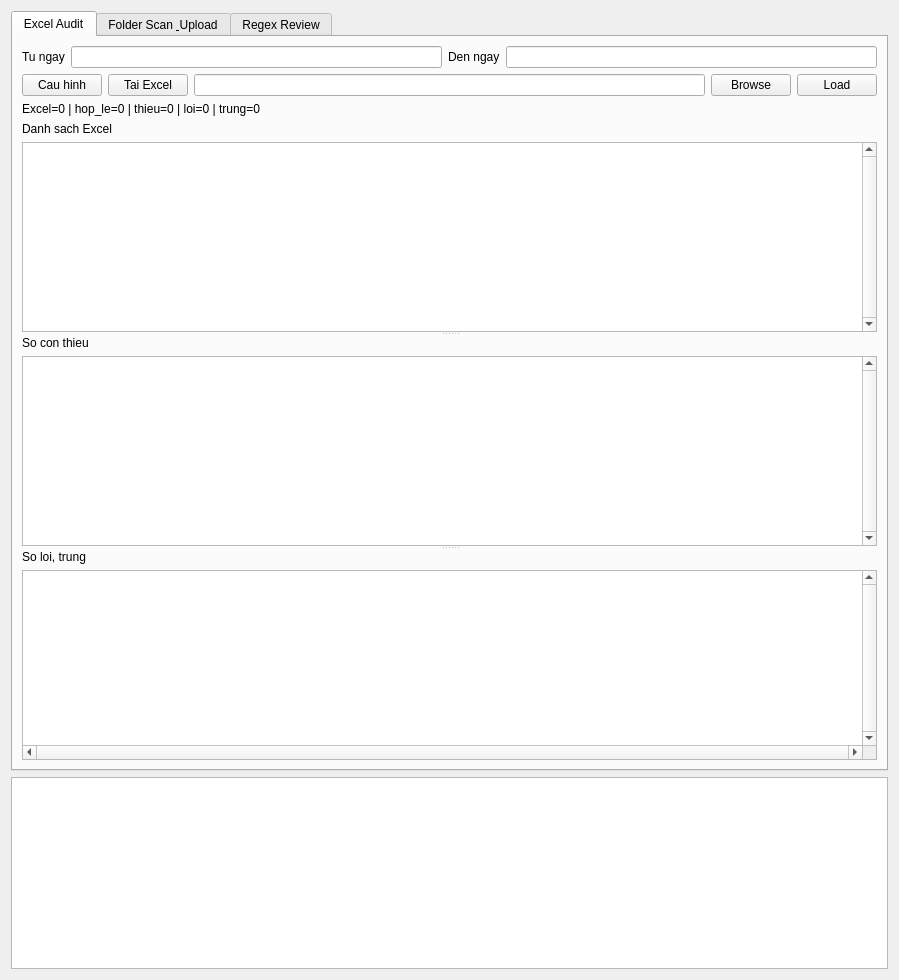
<?xml version="1.0" encoding="UTF-8"?>
<ui version="4.0">
 <class>UploadLabMainWindow</class>
 <widget class="QWidget" name="centralWidget">
  <layout class="QVBoxLayout" name="mainLayout">
   <item>
    <widget class="QTabWidget" name="mainTabs">
     <property name="currentIndex">
      <number>0</number>
     </property>
     <widget class="QWidget" name="excelTab">
      <attribute name="title">
       <string>Excel Audit</string>
      </attribute>
      <layout class="QVBoxLayout" name="excelLayout">
       <item>
        <layout class="QHBoxLayout" name="excelDateLayout">
         <item>
          <widget class="QLabel" name="fromDateLabel">
           <property name="text">
            <string>Tu ngay</string>
           </property>
          </widget>
         </item>
         <item>
          <widget class="QLineEdit" name="fromDateEdit"/>
         </item>
         <item>
          <widget class="QLabel" name="toDateLabel">
           <property name="text">
            <string>Den ngay</string>
           </property>
          </widget>
         </item>
         <item>
          <widget class="QLineEdit" name="toDateEdit"/>
         </item>
        </layout>
       </item>
       <item>
        <layout class="QHBoxLayout" name="excelPathLayout">
         <item>
          <widget class="QPushButton" name="configureUploaderButton">
           <property name="text">
            <string>Cau hinh</string>
           </property>
          </widget>
         </item>
         <item>
          <widget class="QPushButton" name="downloadExcelButton">
           <property name="text">
            <string>Tai Excel</string>
           </property>
          </widget>
         </item>
         <item>
          <widget class="QLineEdit" name="excelPathEdit"/>
         </item>
         <item>
          <widget class="QPushButton" name="browseExcelButton">
           <property name="text">
            <string>Browse</string>
           </property>
          </widget>
         </item>
         <item>
          <widget class="QPushButton" name="loadExcelButton">
           <property name="text">
            <string>Load</string>
           </property>
          </widget>
         </item>
        </layout>
       </item>
       <item>
        <widget class="QLabel" name="excelSummaryLabel">
         <property name="text">
          <string>Excel=0 | hop_le=0 | thieu=0 | loi=0 | trung=0</string>
         </property>
        </widget>
       </item>
       <item>
        <widget class="QSplitter" name="excelSplitter">
         <property name="orientation">
          <enum>Qt::Vertical</enum>
         </property>
         <widget class="QWidget" name="excelDisplayPanel">
          <layout class="QVBoxLayout" name="excelDisplayLayout">
           <item>
            <widget class="QLabel" name="excelDisplayLabel">
             <property name="text">
              <string>Danh sach Excel</string>
             </property>
            </widget>
           </item>
           <item>
            <widget class="QTableWidget" name="excelDisplayTable">
             <property name="columnCount">
              <number>0</number>
             </property>
             <property name="rowCount">
              <number>0</number>
             </property>
             <property name="verticalScrollBarPolicy">
              <enum>Qt::ScrollBarAlwaysOn</enum>
             </property>
            </widget>
           </item>
          </layout>
         </widget>
         <widget class="QWidget" name="excelMissingPanel">
          <layout class="QVBoxLayout" name="excelMissingLayout">
           <item>
            <widget class="QLabel" name="excelMissingLabel">
             <property name="text">
              <string>So con thieu</string>
             </property>
            </widget>
           </item>
           <item>
            <widget class="QTableWidget" name="excelMissingTable">
             <property name="columnCount">
              <number>0</number>
             </property>
             <property name="rowCount">
              <number>0</number>
             </property>
             <property name="verticalScrollBarPolicy">
              <enum>Qt::ScrollBarAlwaysOn</enum>
             </property>
            </widget>
           </item>
          </layout>
         </widget>
         <widget class="QWidget" name="excelIssuePanel">
          <layout class="QVBoxLayout" name="excelIssueLayout">
           <item>
            <widget class="QLabel" name="excelIssueLabel">
             <property name="text">
              <string>So loi, trung</string>
             </property>
            </widget>
           </item>
           <item>
            <widget class="QTableWidget" name="excelIssueTable">
             <property name="columnCount">
              <number>0</number>
             </property>
             <property name="rowCount">
              <number>0</number>
             </property>
             <property name="verticalScrollBarPolicy">
              <enum>Qt::ScrollBarAlwaysOn</enum>
             </property>
             <property name="horizontalScrollBarPolicy">
              <enum>Qt::ScrollBarAlwaysOn</enum>
             </property>
            </widget>
           </item>
          </layout>
         </widget>
        </widget>
       </item>
      </layout>
     </widget>
     <widget class="QWidget" name="folderTab">
      <attribute name="title">
       <string>Folder Scan &amp; Upload</string>
      </attribute>
      <layout class="QVBoxLayout" name="folderLayout">
       <item>
        <layout class="QHBoxLayout" name="folderPathLayout">
         <item>
          <widget class="QLineEdit" name="folderPathEdit"/>
         </item>
         <item>
          <widget class="QPushButton" name="browseFolderButton">
           <property name="text">
            <string>Browse</string>
           </property>
          </widget>
         </item>
         <item>
          <widget class="QPushButton" name="scanFolderButton">
           <property name="text">
            <string>Scan</string>
           </property>
          </widget>
         </item>
        </layout>
       </item>
       <item>
        <layout class="QHBoxLayout" name="uploadStaffLayout">
         <item>
          <widget class="QLabel" name="notaryLabel">
           <property name="text"><string>Cong chung vien</string></property>
          </widget>
         </item>
         <item><widget class="QComboBox" name="notaryComboBox"/></item>
         <item>
          <widget class="QLabel" name="secretaryLabel">
           <property name="text"><string>Thu ky</string></property>
          </widget>
         </item>
         <item><widget class="QComboBox" name="secretaryComboBox"/></item>
         <item>
          <widget class="QPushButton" name="refreshStaffOptionsButton">
           <property name="text"><string>Cap nhat danh sach</string></property>
          </widget>
         </item>
        </layout>
       </item>
       <item>
        <widget class="QProgressBar" name="scanProgressBar">
         <property name="value">
          <number>0</number>
         </property>
        </widget>
       </item>
       <item>
        <layout class="QHBoxLayout" name="uploadProgressLayout">
         <item>
          <widget class="QProgressBar" name="uploadProgressBar">
           <property name="value"><number>0</number></property>
          </widget>
         </item>
         <item>
          <widget class="QLabel" name="uploadProgressLabel">
           <property name="text"><string>Upload chua bat dau.</string></property>
          </widget>
         </item>
         <item>
          <widget class="QPushButton" name="stopUploadButton">
           <property name="enabled"><bool>false</bool></property>
           <property name="text"><string>Dung</string></property>
          </widget>
         </item>
        </layout>
       </item>
       <item>
        <widget class="QLabel" name="scanSummaryLabel">
         <property name="text">
          <string>Chua scan folder.</string>
         </property>
        </widget>
       </item>
       <item>
        <widget class="QTabWidget" name="scanResultTabs">
         <property name="currentIndex">
          <number>0</number>
         </property>
         <widget class="QWidget" name="folderNumbersTab">
          <attribute name="title">
           <string>Cac so trong folder</string>
          </attribute>
          <layout class="QVBoxLayout" name="folderNumbersLayout">
           <item>
            <layout class="QHBoxLayout" name="folderNumbersToolbarLayout">
             <item>
              <widget class="QPushButton" name="selectAllValidButton">
               <property name="text">
                <string>Chon tat ca</string>
               </property>
              </widget>
             </item>
             <item>
              <widget class="QPushButton" name="clearValidSelectionButton">
               <property name="text">
                <string>Bo chon tat ca</string>
               </property>
              </widget>
             </item>
             <item>
              <widget class="QPushButton" name="filterIssueNumbersButton">
               <property name="text">
                <string>Loc so loi</string>
               </property>
              </widget>
             </item>
             <item>
              <widget class="QPushButton" name="selectMissingExcelButton">
               <property name="text">
                <string>Chon so thieu trong Excel</string>
               </property>
              </widget>
             </item>
             <item>
              <widget class="QPushButton" name="uploadSelectedButton">
               <property name="enabled">
                <bool>false</bool>
               </property>
               <property name="text">
                <string>Upload file da chon</string>
               </property>
              </widget>
             </item>
             <item>
              <widget class="QPushButton" name="continueUploadButton">
               <property name="enabled">
                <bool>false</bool>
               </property>
               <property name="text">
                <string>Tiep tuc 10 so tiep theo</string>
               </property>
              </widget>
             </item>
             <item>
              <widget class="QPushButton" name="closeUploadBrowserButton">
               <property name="enabled">
                <bool>false</bool>
               </property>
               <property name="text">
                <string>Dong browser upload</string>
               </property>
              </widget>
             </item>
             <item>
              <spacer name="folderNumbersToolbarSpacer">
               <property name="orientation">
                <enum>Qt::Horizontal</enum>
               </property>
               <property name="sizeHint" stdset="0">
                <size>
                 <width>40</width>
                 <height>20</height>
                </size>
               </property>
              </spacer>
             </item>
            </layout>
           </item>
           <item>
            <widget class="QTableWidget" name="folderNumbersTable">
             <property name="columnCount">
              <number>0</number>
             </property>
             <property name="rowCount">
              <number>0</number>
             </property>
            </widget>
           </item>
          </layout>
         </widget>
        </widget>
       </item>
      </layout>
     </widget>
     <widget class="QWidget" name="regexTab">
      <attribute name="title">
       <string>Regex Review</string>
      </attribute>
      <layout class="QVBoxLayout" name="regexLayout">
       <item>
        <widget class="QLabel" name="regexPlaceholder">
         <property name="text">
          <string>Maintainer-only regex review workflow.</string>
         </property>
        </widget>
       </item>
      </layout>
     </widget>
    </widget>
   </item>
   <item>
    <widget class="QPlainTextEdit" name="logText">
     <property name="readOnly">
      <bool>true</bool>
     </property>
    </widget>
   </item>
  </layout>
 </widget>
 <resources/>
 <connections/>
</ui>
